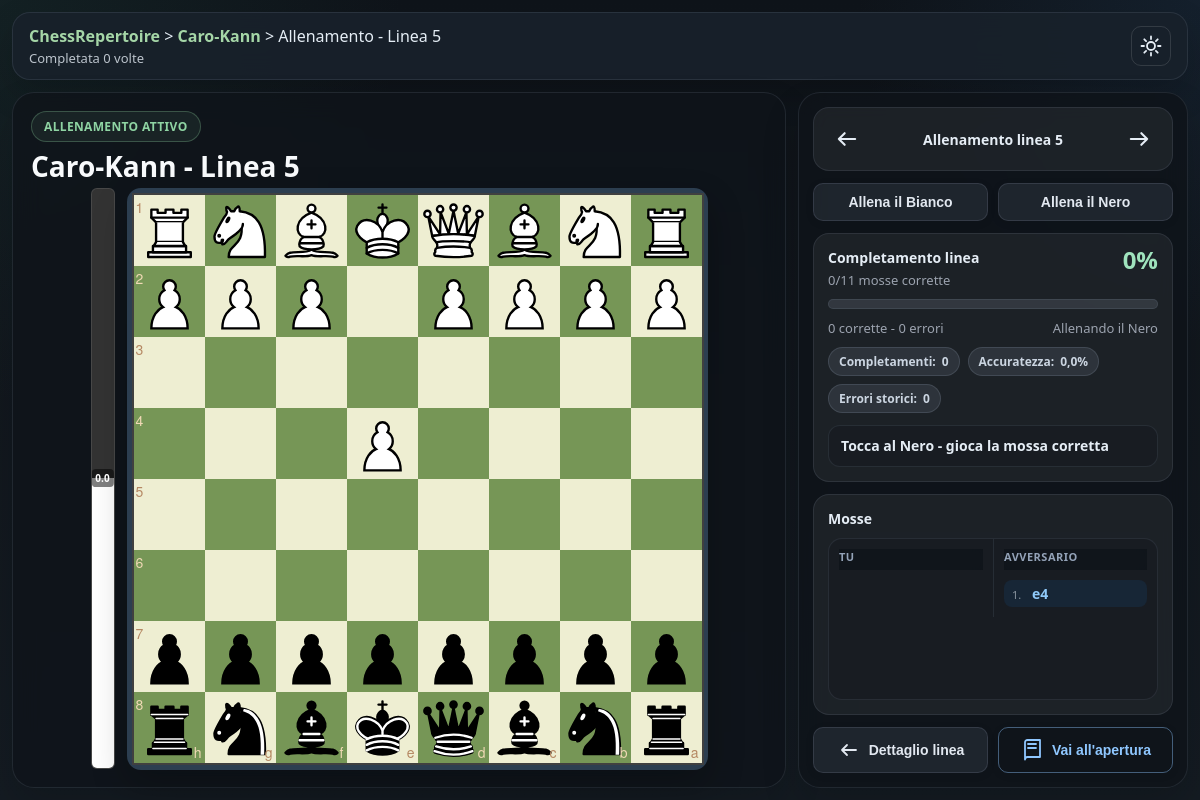
Before: /opening/1/line/5/train/ with the older database file.
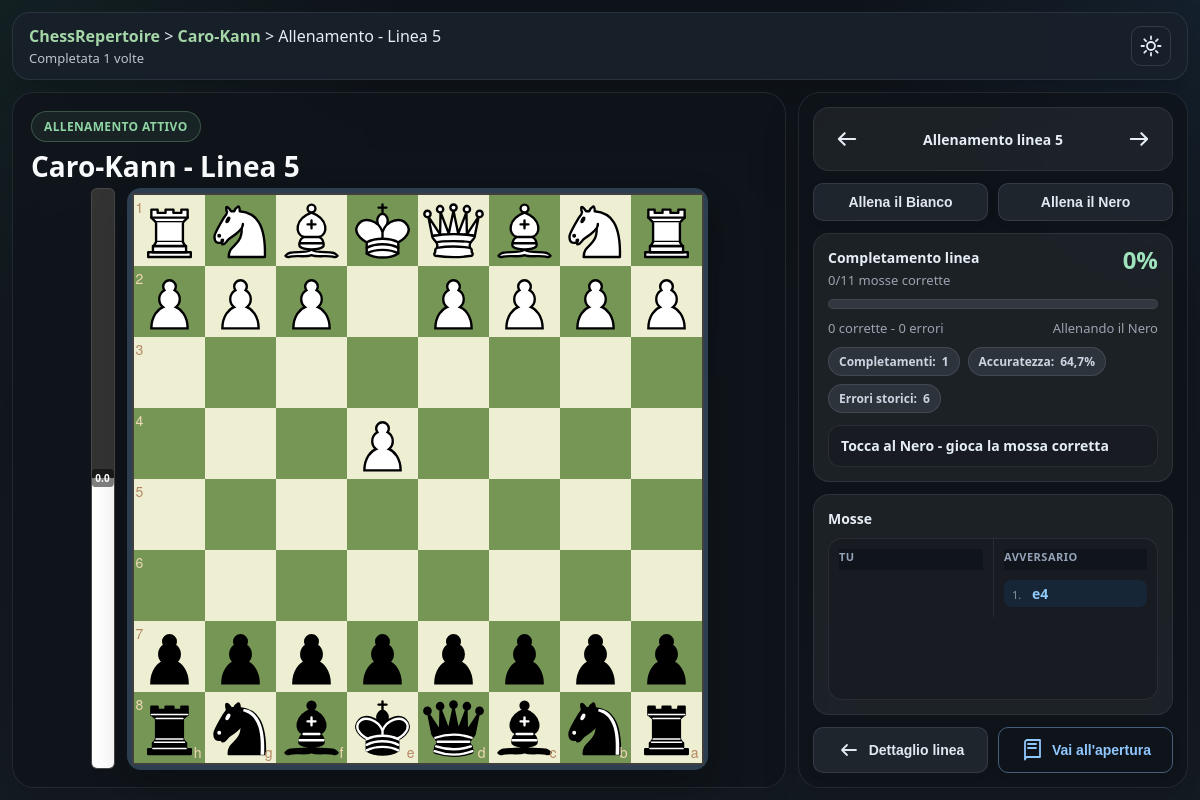
After: the same page with the newer database file.
### repertoire/models.py (models this page shows, shortened)
class ReviewFieldsMixin(models.Model):
    completamenti = models.PositiveIntegerField(default=0)
    last_reviewed = models.DateTimeField(blank=True, null=True)
    due_at = models.DateTimeField(blank=True, null=True)
    review_attempts = models.PositiveIntegerField(default=0)
    mistakes = models.PositiveIntegerField(default=0)
    accuracy = models.FloatField(default=0)
    class Meta:
        abstract = True

class OpeningLine(ReviewFieldsMixin, models.Model):
    root = models.ForeignKey("OpeningRoot", on_delete=models.CASCADE, related_name="linee")
    numero = models.PositiveIntegerField(default=0, null=True, blank=True)
    titolo = models.CharField(max_length=200, blank=True, null=True)
    pgn = models.TextField()
    note = models.TextField(blank=True, null=True)
    flipped = models.BooleanField(default=False)
    difficolta = models.CharField(max_length=20, choices=DIFFICOLTA_CHOICES, default="media", blank=True)
    parent = models.ForeignKey(
        "self",
        null=True,
        blank=True,
        on_delete=models.SET_NULL,
        related_name="varianti",
    )
    class Meta:
        ordering = ["numero"]

class OpeningRoot(models.Model):
    nome = models.CharField(max_length=100, unique=True)
    moves = models.CharField(max_length=50, blank=True, null=True)
    descrizione = models.TextField(blank=True, null=True)
    difesa = models.BooleanField(default=False)
    preferito = models.BooleanField(default=False)
    class Meta:
        ordering = ["nome"]

### repertoire/views.py (the view)
# urls.py: path("opening/<int:root_id>/line/<int:numero>/train/", views.line_training, name="line_training"),
def line_training(request, root_id, numero):
    line = get_object_or_404(OpeningLine, root_id=root_id, numero=numero)
    prev_line = OpeningLine.objects.filter(root_id=root_id, numero__lt=numero).order_by("-numero").first()
    next_line = OpeningLine.objects.filter(root_id=root_id, numero__gt=numero).order_by("numero").first()
    return render(
        request,
        "repertoire/line_training.html",
        {
            "line": line,
            "prev_line": prev_line,
            "next_line": next_line,
            "training_event_url": reverse("line_training_event", args=[root_id, numero]),
        },
    )

### repertoire/templates/repertoire/line_training.html (shortened to what the changed rows need)
{% load static %}
<!DOCTYPE html>
<html lang="it">
<head>
<link rel="stylesheet" href="{% static 'vendor/chessboardjs/chessboard-1.0.0.min.css' %}">
</head>
<body class="training-page">
<div class="page-shell">
  <header class="header-bar">
    <div style="display:flex;align-items:center;justify-content:space-between;flex-wrap:wrap;gap:8px;">
      <div class="breadcrumb-header">
        <a href="{% url 'opening_list' %}">ChessRepertoire</a> &gt;
        <a href="{% url 'opening_detail' line.root.id %}">{{ line.root.nome }}</a> &gt;
        <span>Allenamento - Linea {{ line.numero }}</span>
        <p id="comp-count" style="margin:2px 0 0;font-size:13px;opacity:0.8;">Completata {{ line.completamenti }} volte</p>
      </div>
    </div>
  </header>
  <div class="container">
    <section class="panel board-stage">
      <div class="board-stage-head">
        <div class="board-stage-label">Allenamento attivo</div>
        <h1 class="board-stage-title">{{ line.root.nome }} - Linea {{ line.numero }}</h1>
      </div>
    </section>
    <aside class="panel sidebar">
      <div class="nav-arrows">
        {% if prev_line %}
          <span class="arrow" onclick="window.location.href='{% url 'line_training' line.root.id prev_line.numero %}'"><svg class="ui-icon" aria-hidden="true"><use href="#icon-arrow-left"></use></svg></span>
        {% else %}
          <span class="arrow disabled"><svg class="ui-icon" aria-hidden="true"><use href="#icon-arrow-left"></use></svg></span>
        {% endif %}
        <span class="nav-label">Allenamento linea {{ line.numero }}</span>
        {% if next_line %}
          <span class="arrow" onclick="window.location.href='{% url 'line_training' line.root.id next_line.numero %}'"><svg class="ui-icon" aria-hidden="true"><use href="#icon-arrow-right"></use></svg></span>
        {% else %}
          <span class="arrow disabled"><svg class="ui-icon" aria-hidden="true"><use href="#icon-arrow-right"></use></svg></span>
        {% endif %}
      </div>
      <div id="progressPanel" class="progress-panel">
        <div class="progress-pills">
          <span class="progress-pill">Completamenti: <strong id="comp-count-inline" style="margin-left:6px;">{{ line.completamenti }}</strong></span>
          <span class="progress-pill">Accuratezza: <strong id="lineAccuracy" style="margin-left:6px;">{{ line.accuracy|floatformat:1 }}%</strong></span>
          <span class="progress-pill">Errori storici: <strong id="lineMistakes" style="margin-left:6px;">{{ line.mistakes }}</strong></span>
        </div>
      </div>
    </aside>
  </div>
</div>
</body>
</html>

Changed rows visible on the page:
changed OpeningLine "Caro-Kann": completamenti "0" → "1"; accuracy "0,0" → "64,7"; mistakes "0" → "6"
